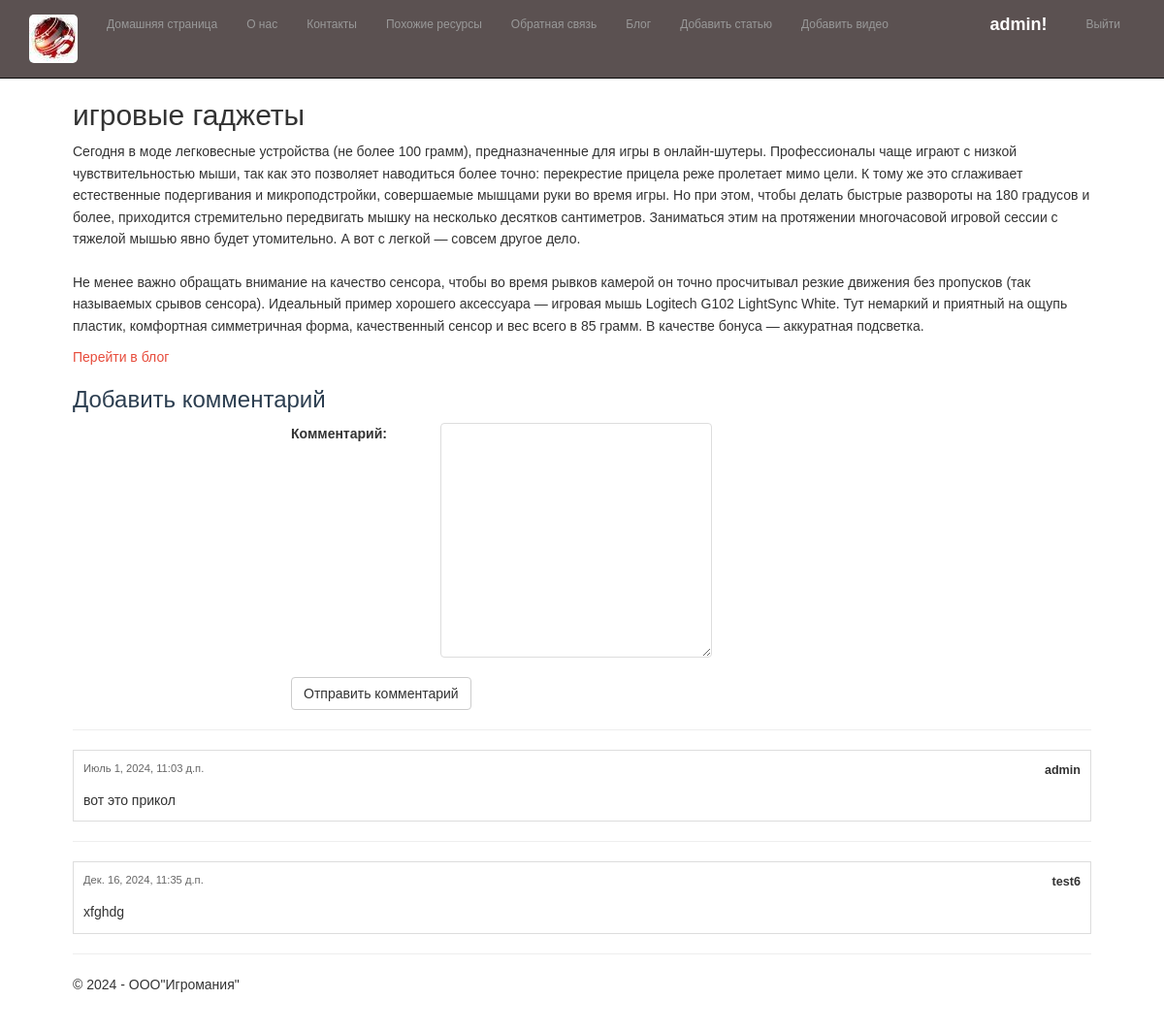
The page /blogpost/1/ (signed in) on the database its author committed.
### app/models.py (models this page shows, shortened)
class BlogArticle(models.Model):
    id = models.BigAutoField(primary_key=True)
    title = models.CharField(max_length=200, verbose_name="Заголовок")
    summary = models.TextField(max_length=500, verbose_name="Краткое содержание")
    content = models.TextField(verbose_name="Полное содержание")
    image = models.FileField(default = 'temp.jpg', verbose_name= 'Путь к картинке')
    pub_date = models.DateTimeField(default=timezone.now, verbose_name="Дата публикации")
    author = models.ForeignKey(User, null=True, blank=True, on_delete = models.SET_NULL, verbose_name = "Автор")
    class Meta:
        verbose_name = "Статья блога"
        verbose_name_plural = "Статьи блога"

class Comment(models.Model):
    post = models.ForeignKey(BlogArticle, on_delete=models.CASCADE, related_name='comments')
    author = models.ForeignKey(User, on_delete=models.CASCADE)
    text = models.TextField()
    date = models.DateTimeField(auto_now_add=True)

### app/views.py (the view)
# urls.py: path('blogpost/<int:parametr>/', views.blogpost, name='blogpost'),
def blogpost(request, parametr):
    assert isinstance(request, HttpRequest)
    comments = Comment.objects.filter(post=parametr)
    post_1 =  BlogArticle.objects.get(id=parametr) # запрос на выбор конкретной статьи по параметру
    if request.method == "POST": # после отправки данных формы на сервер методом POST
        form = CommentForm(request.POST)
        if form.is_valid():
            comment_f = form.save(commit=False)
            comment_f.author = request.user # добавляем (так как этого поля нет в форме) в модель Комментария (Comment) в поле автор авторизованного пользователя
            comment_f.date = datetime.now() # добавляем в модель Комментария (Comment) текущую дату
            comment_f.post = BlogArticle.objects.get(id=parametr) # добавляем в модель Комментария (Comment) статью, для которой данный комментарий
            comment_f.save() # сохраняем изменения после добавления полей
            return redirect('blogpost', parametr=post_1.id) # переадресация на ту же страницу статьи после отправки комментария
    else:
          form = CommentForm() # создание формы для ввода комментария
    return render(
       request,
       'app/blogpost.html',
           {
                 'comments': comments, # передача всех комментариев к данной статье в шаблон веб-страницы
                'form': form, # передача формы добавления комментария в шаблон веб-страницы
                'post_1': post_1, # передача конкретной статьи в шаблон веб-страницы
                 'year':datetime.now().year,
           }
    )

### app/forms.py
class CommentForm(forms.ModelForm):
         class Meta:
           model = Comment # используемая модель
           fields = ('text',) # требуется заполнить только поле text
           labels = {'text': "Комментарий"} # метка к полю формы text

### app/templates/app/blogpost.html (shortened to what this page needs)
{% extends "app/layout.html" %}
{% block content %}
<h2> {{ post_1.title }} </h2>
<p> {{ post_1.content|linebreaksbr }} </p>
<p> <a href="{% url 'blog' %}">Перейти в блог</a> </p>
{% if user.is_authenticated %}
<h3>Добавить комментарий</h3>
<form method="POST">
    <div>
        {{ form.as_p }}
        <button type="submit" class="save btn btn-default"> Отправить комментарий </button>
    </div>
</form>
{% else %}
<h3> Для добавления своего комментария, пожалуйста, авторизуйтесь </h3>
{% endif %}
{% for comment in comments %}
<hr />
<div class="comment">
    <div class="comment-header">
        <div class="comment-date">{{ comment.date }}</div>
        <div class="comment-author">{{ comment.author }}</div>
    </div>
    <div class="comment-text">{{ comment.text|linebreaksbr }} </div>
</div>
{% endfor %}
{% endblock %}

### app/templates/app/loginpartial.html (shortened to what this page needs)
﻿{% if user.is_authenticated %}
<form id="logoutForm" action="/logout/" method="post" class="navbar-right">
    <ul class="nav navbar-nav navbar-right">
        <li><span class="navbar-brand">{{ user.username }}!</span></li>
        <li><a href="javascript:document.getElementById('logoutForm').submit()">Выйти</a></li>
    </ul>
</form>
{% else %}
<ul class="nav navbar-nav navbar-right">
    <li><a href="{% url 'login' %}">Войти</a></li>
</ul>
{% endif %}

### app/static/app/content/site.css (style rules this page uses)
body { padding-top: 350px; padding-bottom: 20px; }
input, select, textarea { max-width: 280px; }
body { font-family: Arial, sans-serif; line-height: 1.6; padding: 60px; }
h2 { color: #333; }
form { max-width: 600px; margin: 0 auto; }
label { display: inline-block; width: 150px; margin-bottom: 10px; }
input[type="text"], input[type="email"], select, textarea { width: 100%; padding: 8px; margin-bottom: 10px; border: 1px solid #ddd; border-radius: 4px; }
ul { list-style-type: none; padding: 0; }
li { margin-bottom: 10px; }
li span { font-weight: bold; margin-right: 10px; }
.navbar-nav { display: flex; justify-content: center; }
.navbar-nav li { list-style-type: none; }
.navbar-nav a { text-decoration: none; color: #333; font-size: 12px; }
.comment { border: 1px solid #ddd; margin-bottom: 10px; padding: 10px }
.comment-header { display: flex; justify-content: space-between; margin-bottom: 10px; }
.comment-date { color: #666; font-size: 0.8em; }
.comment-author { font-weight: bold; font-size: 0.9em; }
.comment-text { line-height: 1.6; }

### rows shown on the page
BlogArticle: title "игровые гаджеты", content "Сегодня в моде легковесные устройства (не более 100 грамм), предназначенные для игры в онлайн-шутеры. Профессионалы чаще играют с низкой чувствительностью мыши, так как это позволяет наводиться более точно: перекрестие прицела реже пролетает мимо цели. К тому же это сглаживает естественные подергивания и микроподстройки, совершаемые мышцами руки во время игры. Но при этом, чтобы делать быстрые развороты на 180 градусов и более, приходится стремительно передвигать мышку на несколько десятков сантиметров. Заниматься этим на протяжении многочасовой игровой сессии с тяжелой мышью явно будет утомительно. А вот с легкой — совсем другое дело. Не менее важно обращать внимание на качество сенсора,…"
Comment: date "Июль 1, 2024, 11:03 д.п.", author "admin", text "вот это прикол"
Comment: date "Дек. 16, 2024, 11:35 д.п.", author "test6", text "xfghdg"

### other values the page prints
{{ user.username }} "admin"
